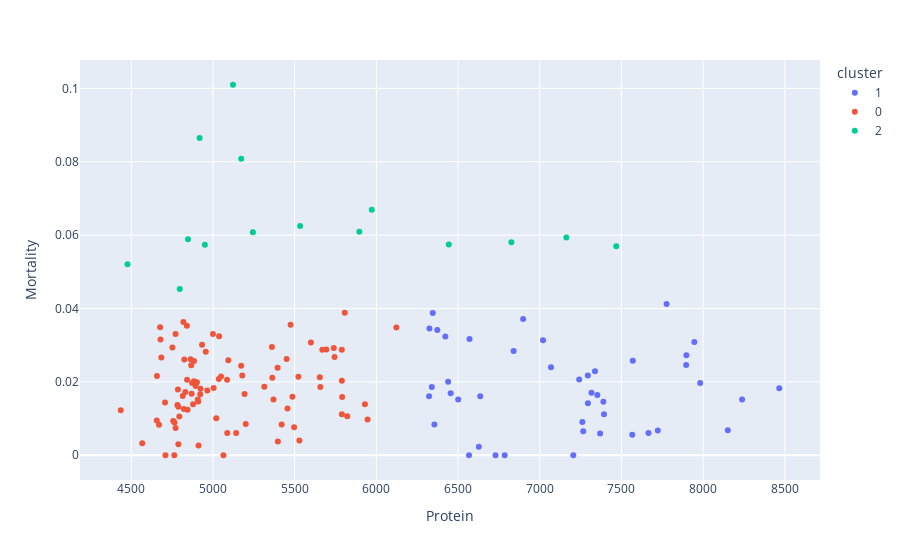

Notebook code cell kept with this figure:
### Markdown cell above
Now we can quickly cluster together countries based on `Animal Products` intake and `Obesity` rate (recalling we used this features in our "simpler model to predict mortality").

### Code cell
cluster_preds(data, 'Protein', 'Mortality', 3)

### Figure 1 — Plotly figure (JSON) as saved in the notebook; plotly's stock layout.template omitted (floating-point values rounded to 4 significant figures)
{"data": [{"hovertemplate": "<b>%{hovertext}</b><br><br>cluster=1<br>Protein=%{x}<br>Mortality=%{y}<extra></extra>", "hovertext": ["Afghanistan", "Algeria", "Angola", "Bangladesh", "Benin", "Burkina Faso", "Cambodia", "Cameroon", "Cote d'Ivoire", "Djibouti", "Eswatini", "Ethiopia", "Gambia", "Ghana", "Guinea", "Guinea-Bissau", "Haiti", "India", "Indonesia", "Iraq", "Kenya", "Lao People's Democratic Republic", "Lebanon", "Lesotho", "Madagascar", "Malawi", "Mali", "Morocco", "Mozambique", "Nepal", "Nigeria", "Rwanda", "Sao Tome and Principe", "Senegal", "Sierra Leone", "Solomon Islands", "Sri Lanka", "Timor-Leste", "Togo", "Tunisia", "Uganda", "United Republic of Tanzania", "Zambia", "Zimbabwe"], "legendgroup": "1", "marker": {"color": "#636efa", "symbol": "circle"}, "mode": "markers", "name": "1", "orientation": "v", "showlegend": true, "type": "scatter", "x": [6899.0, 6373.0, 6570.0, 7390.0, 7353.0, 7898.0, 6567.0, 7982.0, 7370.0, 7393.0, 6439.0, 8239.0, 6422.0, 7266.0, 7666.0, 7317.0, 7570.0, 6501.0, 6325.0, 7069.0, 6340.0, 7206.0, 6355.0, 7338.0, 7295.0, 7946.0, 6345.0, 6455.0, 7723.0, 7566.0, 8466.0, 8151.0, 6636.0, 7242.0, 7020.0, 6729.0, 6627.0, 6786.0, 7896.0, 6323.0, 7261.0, 7777.0, 7294.0, 6840.0], "xaxis": "x", "y": [0.03716, 0.03415, 0.03168, 0.01456, 0.01643, 0.02723, 0, 0.01972, 0.005954, 0.01115, 0.02004, 0.01519, 0.03234, 0.006544, 0.006077, 0.01706, 0.02574, 0.01516, 0.03454, 0.02396, 0.01861, 0, 0.008357, 0.02291, 0.01416, 0.03089, 0.03874, 0.01693, 0.006769, 0.005565, 0.01828, 0.006811, 0.01608, 0.02067, 0.03132, 0, 0.002311, 0, 0.02463, 0.01608, 0.009073, 0.04126, 0.02177, 0.02843], "yaxis": "y"}, {"hovertemplate": "<b>%{hovertext}</b><br><br>cluster=0<br>Protein=%{x}<br>Mortality=%{y}<extra></extra>", "hovertext": ["Albania", "Argentina", "Armenia", "Australia", "Austria", "Azerbaijan", "Barbados", "Belarus", "Belize", "Bosnia and Herzegovina", "Botswana", "Brazil", "Bulgaria", "Cabo Verde", "Central African Republic", "Colombia", "Congo", "Costa Rica", "Croatia", "Cuba", "Cyprus", "Czechia", "Denmark", "Dominica", "Dominican Republic", "El Salvador", "Estonia", "Finland", "France", "Gabon", "Georgia", "Germany", "Greece", "Guatemala", "Guyana", "Honduras", "Hungary", "Iceland", "Ireland", "Israel", "Jamaica", "Japan", "Jordan", "Kazakhstan", "Korea, South", "Kuwait", "Kyrgyzstan", "Latvia", "Lithuania", "Luxembourg", "Malaysia", "Maldives", "Malta", "Mauritania", "Mauritius", "Mongolia", "Montenegro", "Namibia", "Netherlands", "New Zealand", "Nicaragua", "North Macedonia", "Norway", "Oman", "Pakistan", "Panama", "Paraguay", "Peru", "Philippines", "Poland", "Portugal", "Romania", "Russian Federation", "Saint Vincent and the Grenadines", "Saudi Arabia", "Serbia", "Slovakia", "Slovenia", "South Africa", "Spain", "Suriname", "Switzerland", "Thailand", "Trinidad and Tobago", "Turkey", "Ukraine", "United Arab Emirates", "Uruguay", "Uzbekistan", "Venezuela (Bolivarian Republic of)", "Vietnam"], "legendgroup": "0", "marker": {"color": "#EF553B", "symbol": "circle"}, "mode": "markers", "name": "0", "orientation": "v", "showlegend": true, "type": "scatter", "x": [4863.0, 4684.0, 5194.0, 4771.0, 4783.0, 5930.0, 4679.0, 4794.0, 5791.0, 5669.0, 5397.0, 4752.0, 5000.0, 5789.0, 5456.0, 4933.0, 5173.0, 4845.0, 4707.0, 5789.0, 4757.0, 4670.0, 4894.0, 4709.0, 4924.0, 5740.0, 4922.0, 5094.0, 4840.0, 5088.0, 5497.0, 4825.0, 4884.0, 6123.0, 5361.0, 5694.0, 4867.0, 4911.0, 4819.0, 4771.0, 5036.0, 4786.0, 5946.0, 4815.0, 4965.0, 5142.0, 5363.0, 4822.0, 4910.0, 4436.0, 4765.0, 4567.0, 4656.0, 5523.0, 5396.0, 5064.0, 4907.0, 5822.0, 4956.0, 4788.0, 5789.0, 5475.0, 4869.0, 5020.0, 5086.0, 4842.0, 5180.0, 5807.0, 5657.0, 4872.0, 4657.0, 5038.0, 4831.0, 4764.0, 5370.0, 5049.0, 4788.0, 4878.0, 5451.0, 4677.0, 5654.0, 4884.0, 5487.0, 5004.0, 5744.0, 5314.0, 5529.0, 4902.0, 5420.0, 5201.0, 5600.0], "xaxis": "x", "y": [0.02617, 0.02665, 0.01667, 0.03302, 0.01371, 0.01391, 0.03153, 0.01057, 0.01588, 0.02876, 0.003744, 0.02936, 0.03302, 0.01115, 0.01277, 0.03013, 0.02437, 0.0124, 0.0144, 0.02029, 0.009304, 0.008315, 0.01887, 0, 0.01811, 0.02924, 0.01665, 0.02589, 0.03532, 0.006078, 0.007662, 0.0261, 0.02015, 0.03485, 0.02948, 0.02882, 0.02456, 0.002682, 0.03632, 0.007423, 0.02079, 0.01794, 0.009759, 0.01613, 0.01764, 0.006077, 0.02115, 0.01259, 0.01463, 0.01226, 0.008894, 0.003294, 0.0095, 0.02139, 0.02387, 0, 0.01523, 0.01063, 0.02819, 0.01325, 0.02877, 0.03556, 0.01674, 0.01007, 0.02059, 0.02056, 0.02177, 0.03886, 0.01858, 0.01972, 0.02158, 0.03244, 0.01721, 0, 0.01518, 0.02144, 0.002997, 0.01389, 0.02622, 0.03488, 0.02124, 0.02571, 0.01595, 0.01831, 0.02681, 0.01868, 0.003999, 0.01992, 0.008359, 0.008495, 0.0307], "yaxis": "y"}, {"hovertemplate": "<b>%{hovertext}</b><br><br>cluster=2<br>Protein=%{x}<br>Mortality=%{y}<extra></extra>", "hovertext": ["Belgium", "Bolivia", "Chad", "China", "Ecuador", "Egypt", "Fiji", "Iran (Islamic Republic of)", "Italy", "Liberia", "Mexico", "Niger", "Sudan", "Sweden", "United Kingdom"], "legendgroup": "2", "marker": {"color": "#00cc96", "symbol": "circle"}, "mode": "markers", "name": "2", "orientation": "v", "showlegend": true, "type": "scatter", "x": [4797.0, 5245.0, 5972.0, 4477.0, 5173.0, 6827.0, 5534.0, 6444.0, 4918.0, 7163.0, 5123.0, 7469.0, 5896.0, 4950.0, 4847.0], "xaxis": "x", "y": [0.04531, 0.06078, 0.06691, 0.05207, 0.08079, 0.05808, 0.0625, 0.05745, 0.08644, 0.05938, 0.101, 0.05698, 0.06092, 0.05734, 0.05888], "yaxis": "y"}], "layout": {"legend": {"title": {"text": "cluster"}, "tracegroupgap": 0}, "margin": {"t": 60}, "xaxis": {"anchor": "y", "domain": [0, 1], "title": {"text": "Protein"}}, "yaxis": {"anchor": "x", "domain": [0, 1], "title": {"text": "Mortality"}}}}
